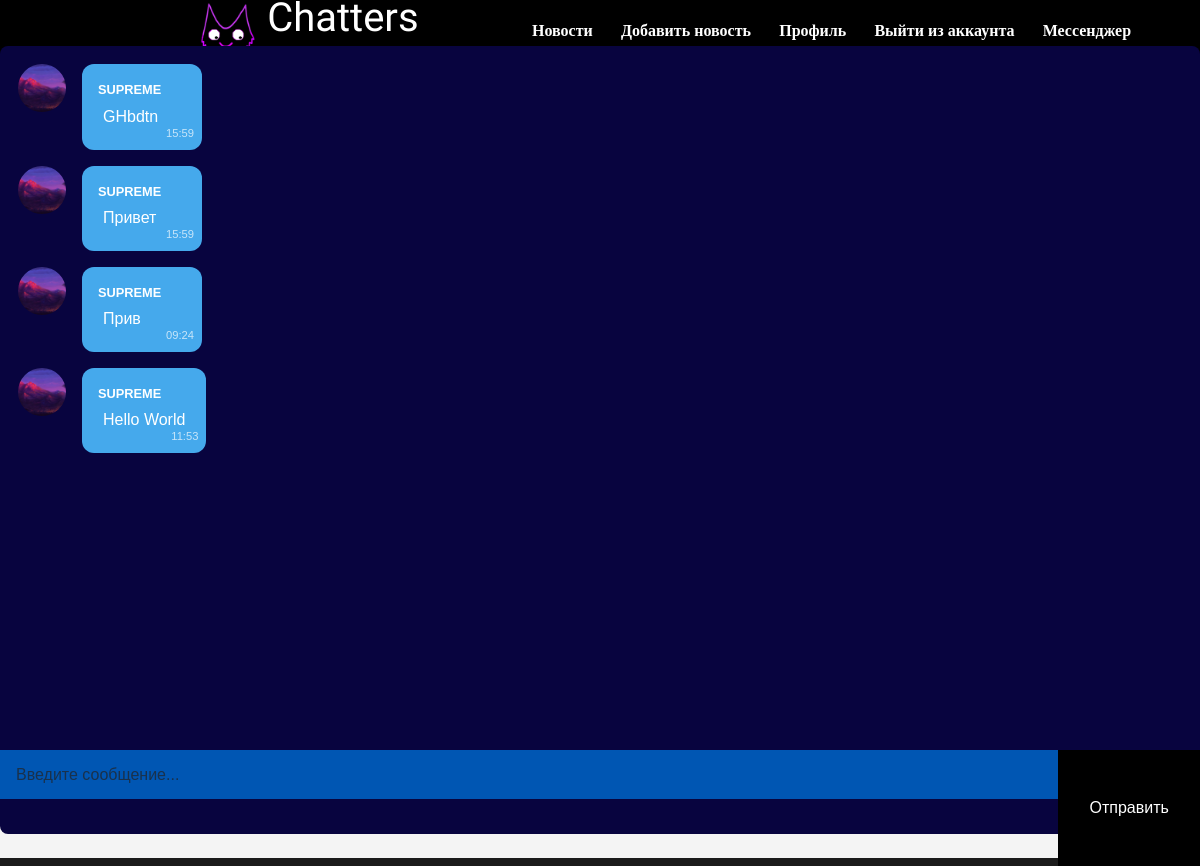
The page /chat/ (signed in) on the database its author committed.
### SoundChat/models.py (models this page shows, shortened)
class Message(models.Model):
    user = models.ForeignKey(
        settings.AUTH_USER_MODEL,
        on_delete=models.CASCADE,
        related_name='messages',
        default=1,
    )
    content = models.TextField(blank=True, null=True)
    timestamp = models.DateTimeField(default=timezone.now)
    class Meta:
        ordering = ['timestamp']

### users1/models.py (models this page shows, shortened)
class User(AbstractUser):
    image = models.ImageField(upload_to='users_images/', blank = True, null = True, verbose_name='Аватар', default='users_images/default_avatar.png')
    timezone = models.CharField(max_length=50, default='UTC')
    class Meta:
        db_table = 'user'
        verbose_name = 'Пользователи'
        verbose_name_plural = 'Пользователи'

### SoundChat/views.py (the view)
# urls.py: path('', views.chat_view, name='chat'),
@login_required
def chat_view(request):
    messages = Message.objects.all().order_by('timestamp')
    return render(request, 'SoundChat/chat.html', {'messages': messages})

### SoundChat/templates/SoundChat/chat.html (shortened to what this page needs)
{% extends 'main/layout.html' %}
{% load static %}
{% block content %}
<div class="body_chat">
    <div class="chat-room">
        <div class="chat__item__container" id="id_chat_item_container">
            <div class="chat__container">
                <div id="id_chat_message_container" class="chat-container">
                    {% for message in messages %}
                    <div class="message-container {% if message.user.username == request.user.username %}current-user{% else %}other-user{% endif %}">
                        <img src="{{ message.user.image.url }}"
                             class="message-avatar"
                             alt="{{ message.user.username }}">
                        <div class="message-content {% if message.user.username == request.user.username %}current-user{% else %}other-user{% endif %}">
                            <span class="message-username">{{ message.user.username }}</span>
                            <div class="message-text">{{ message.content }}</div>
                            <div class="message-timestamp">{{ message.timestamp|time:"H:i" }}</div>
                        </div>
                    </div>
                    {% endfor %}
                </div>
            </div>
        </div>
        <div class="chat-input-container">
            <input type="text" id="id_message_send_input" class="form-control" placeholder="Введите сообщение...">
            <button id="id_message_send_button">Отправить</button>
        </div>
    </div>
</div>
{% endblock %}

### main/templates/main/layout.html (shortened to what this page needs)
{% load static %}
<!DOCTYPE html>
<html lang="en">
<head>
    <link rel ='stylesheet' href='https://cdn.jsdelivr.net/npm/bootstrap@5.3.3/dist/css/bootstrap.min.css'>
    <link rel ='stylesheet' href ="{% static 'main/css/main.css' %}">
    <link rel ='stylesheet' href='https://use.fontawesome.com/releases/v6.5.2/css/all.css'>
    <link href="https://fonts.cdnfonts.com/css/january-snack" rel="stylesheet">
    <link rel="stylesheet" href="https://cdn.jsdelivr.net/npm/bootstrap-icons@1.5.0/font/bootstrap-icons.css">
    <link rel="stylesheet" href="https://cdnjs.cloudflare.com/ajax/libs/normalize/8.0.1/normalize.min.css">
</head>
<body>
    <aside>
        <div class = 'logotype'>
            <img src="{% static 'main/img/logo.png' %}" class = 'avatar_site' alt = 'Логотип'>
            <span class="logo">
                </span>
        </div>
       <div class = 'panel'>
            {% if user.is_authenticated %}
            <a href="{% url 'news_home' %}" class ='link_page'>Новости</a>
            <a href="{% url 'create' %}" class='link_page'>Добавить новость</a>
            <a href="{% url 'profile' %}" class ='link_page'>Профиль</a>
            <a href="{% url 'logout' %}" class ='link_page'>Выйти из аккаунта</a>
            <a href="{% url 'chat' %}" class ='link_page'>Мессенджер</a>
            {% endif %}
        </div>
    </aside>
    {% block content %}{% endblock %}
</body>
</html>

### main/static/main/css/main.css (style rules this page uses)
body { background-color: #1b1b1b; height: 100vh; margin: 0; font-family: "Open Sans", serif; font-size: clamp(0.9rem, 2vw, 1rem); display: flex; flex-direction: column; }
aside { float: left; width: 100%; height: 9vh; position: fixed; background: #000000; color: #fff; border-bottom: 0.0625rem solid rgb(167, 152, 152); }
.panel { font-family: "Open Sans", serif; font-optical-sizing: auto; font-weight: bold; font-style: normal; position: relative; bottom: 0.5vw; left:-5vw; }
.link_page { color: #ffffff; position: relative; left: 50vw; display: inline-block; margin: 1vw; bottom: 2vw; font-family: "Open Sans", serif; font-optical-sizing: auto; font-weight: 700; font-style: normal; }
aside .logo { font-size: clamp(1.5rem, 4vw, 2.5rem); font-weight: bold; color: rgb(255, 255, 255); position: relative; display: inline-block; left: 13rem; top: 2vh; font-family: "Protest Revolution", sans-serif; font-weight: 400; font-style: normal; transition: all .6s ease-in-out; }
a { text-decoration: none; }
input { width: 40%; padding: 0.5rem; border: 0.0125rem solid #aca9a9; border-radius: 0.4rem; font-size: 1em; }
.avatar_site { width: 3.4375rem; height: 3.4375rem; position: relative; left: 12.5rem; }
:root { --avatar-size: clamp(2rem, 5vw, 3rem); --message-padding: clamp(0.5rem, 1.5vw, 1rem); --message-gap: clamp(0.5rem, 1vw, 0.8rem); --font-size-sm: clamp(0.7rem, 2vw, 0.8rem); --font-size-md: clamp(0.8rem, 2.5vw, 1rem); }
.body_chat { font-family: Arial, sans-serif; background-color: #f4f4f4; margin: 0; position: relative; top:4.4rem; height: auto; width: 100%; }
.chat-room { max-width: 100%; height: 100%; border-radius: none; margin: 0; background: rgb(8, 4, 63); border-radius: 0.5rem; display: flex; flex-direction: column; }
.chat__item__container { height: 84vh; position: relative; margin: 0; }
.chat-container { display: flex; flex-direction: column; height: 86vh; overflow-y: auto; padding: 0.625rem; }
.message-content.current-user { background-color: #45a9ec; color: white; }
.message-username { font-weight: bold; overflow: hidden; text-overflow: ellipsis; white-space: nowrap; font-size: 0.8rem; }
.message-text { padding: 0.3125rem; color: white; word-wrap: break-word; flex-grow: 1; overflow: auto; text-align: left; }
.message-content { display: flex; flex-direction: column; border-radius: max(12px, 1vw); padding: var(--message-padding); word-break: break-word; position: relative; min-width: min(120px, 40vw); max-width: calc(100% - var(--avatar-size) - var(--message-gap)); }
.message-container { display: flex; margin: 0.5rem 0; max-width: 90%; align-items: flex-start; gap: 0.5rem; }
.message-avatar { width: clamp(2rem, 5vw, 3rem); height: clamp(2rem, 5vw, 3rem); border-radius: 50%; object-fit: cover; flex-shrink: 0; margin: 0 0.5rem; }
.message-timestamp { font-size: 0.7rem; white-space: nowrap; position: absolute; bottom: 0.5rem; right: 0.5rem; color: rgba(255, 255, 255, 0.7); }
#id_message_send_input { width: 90vw; padding: 1rem; height: 3.0625rem; top:0.3rem; border: none; color: white; position: relative; border-radius: 0; background-color: #0056b3; }
#id_message_send_button { padding: 0.3rem 0.8125rem; background-color: #000000; color: white; position: relative; width:12vw; top:0.3rem; height: 3.0625rem; border: none; border-radius: 0; cursor: pointer; }
.chat-input-container { display: flex; position: relative; top:1.7rem; width:100%; }
@media (min-width: 769px) and (max-width: 1280px) { .link_page { left: 700px; } }
@media (max-width: 1440px) { .panel { bottom:3vw; } }
@media (max-width: 1440px) { .logotype { position: relative; bottom:40%; } }
@media (max-width: 1440px) { .avatar_site { position: relative; top:2.5vh; } }
@media (max-width: 1440px) { .chat-room { position: relative; bottom:3vh; } }
@media (max-width: 1440px) { #id_message_send_button { height: 14.5vh; } }
@media (max-width: 1440px) { input, textarea { width: 80%; } }
@media (max-width: 1440px) { .panel { left:-15vw; } }
img { max-width: 100%; height: auto; }
html { font-size: 1rem; }

### rows shown on the page
Message: user.image (picture), user.username "SUPREME", content "GHbdtn", timestamp "15:59"
Message: user.image (picture), user.username "SUPREME", content "Привет", timestamp "15:59"
Message: user.image (picture), user.username "SUPREME", content "Прив", timestamp "09:24"
Message: user.image (picture), user.username "SUPREME", content "Hello World", timestamp "11:53"
